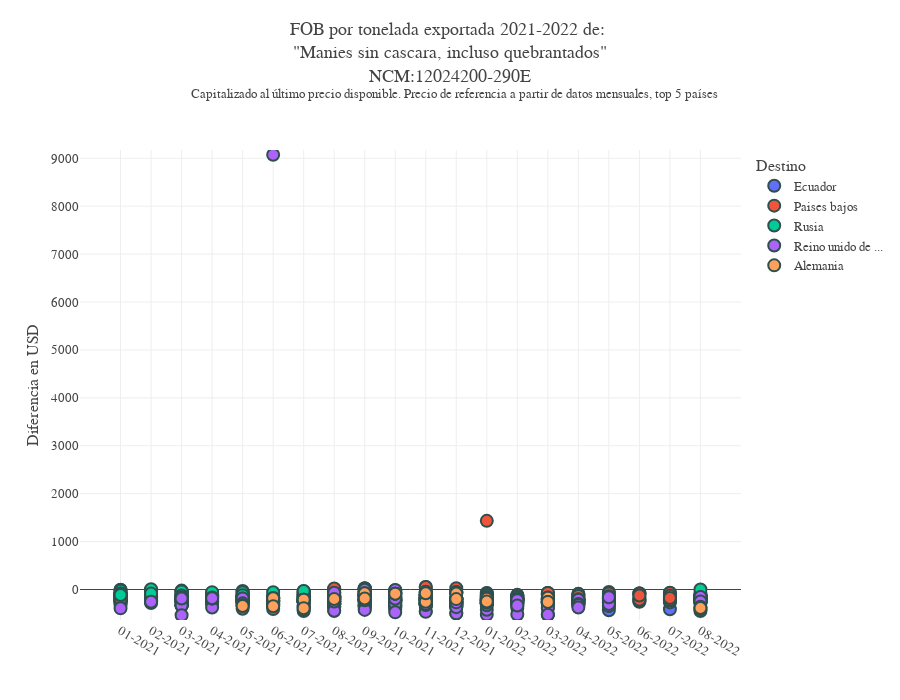

This figure's notebook cell:
### Code cell
ncm='12024200'
precio_boxplot_capitalizado(df=df_producto,
                            ncm=ncm,
                            sim=sim_unique(ncm)[1])

plot_precio(df=df_producto,
            ncm=ncm,
            sim = sim_unique(ncm)[1],
            color='pais_descri',
            # pais='China',
            n_paises=5,
            )

### Figure 1 — Plotly figure (JSON) as saved in the notebook; plotly's stock layout.template omitted (floating-point values rounded to 4 significant figures; data arrays with more than 128 entries replaced by an {"elided": "..."} marker saying what was removed)
{"data": [{"customdata": {"elided": "28x6 mixed values"}, "hovertemplate": "Destino=%{customdata[3]}<br>Fecha=%{x}<br>Spread=%{y}<br>Exportador=%{customdata[0]}<br>Kg=%{customdata[1]}<br>Precio de referencia=%{customdata[2]}<br>Precio=%{customdata[4]}<br>Fob=%{customdata[5]}<extra></extra>", "legendgroup": "Ecuador", "marker": {"color": "#636efa", "line": {"color": "DarkSlateGrey", "width": 2}, "size": 12, "symbol": "circle"}, "mode": "markers", "name": "Ecuador", "orientation": "v", "showlegend": true, "type": "scatter", "x": ["01-2021", "01-2021", "02-2021", "02-2021", "02-2021", "02-2021", "02-2021", "03-2021", "03-2021", "03-2021", "03-2021", "04-2021", "04-2021", "05-2021", "06-2021", "06-2021", "08-2021", "08-2021", "08-2021", "09-2021", "09-2021", "11-2021", "01-2022", "03-2022", "05-2022", "07-2022", "07-2022", "08-2022"], "xaxis": "x", "y": [-143.3, -136.7, -155.1, -160.1, -135.1, -165.1, -169.1, -130.6, -90.6, -103.1, -108.6, -298.5, -74.5, -181.7, -200.5, -350.5, -179.9, -365.9, -355.9, -335.4, -335.4, -344.4, -282.2, -272.9, -434.5, -412.9, -180.9, -231.1], "yaxis": "y"}, {"customdata": {"elided": "471x6 mixed values"}, "hovertemplate": "Destino=%{customdata[3]}<br>Fecha=%{x}<br>Spread=%{y}<br>Exportador=%{customdata[0]}<br>Kg=%{customdata[1]}<br>Precio de referencia=%{customdata[2]}<br>Precio=%{customdata[4]}<br>Fob=%{customdata[5]}<extra></extra>", "legendgroup": "Paises bajos", "marker": {"color": "#EF553B", "line": {"color": "DarkSlateGrey", "width": 2}, "size": 12, "symbol": "circle"}, "mode": "markers", "name": "Paises bajos", "orientation": "v", "showlegend": true, "type": "scatter", "x": {"elided": "471 str values"}, "xaxis": "x", "y": {"elided": "471 float values"}, "yaxis": "y"}, {"customdata": {"elided": "71x6 mixed values"}, "hovertemplate": "Destino=%{customdata[3]}<br>Fecha=%{x}<br>Spread=%{y}<br>Exportador=%{customdata[0]}<br>Kg=%{customdata[1]}<br>Precio de referencia=%{customdata[2]}<br>Precio=%{customdata[4]}<br>Fob=%{customdata[5]}<extra></extra>", "legendgroup": "Rusia", "marker": {"color": "#00cc96", "line": {"color": "DarkSlateGrey", "width": 2}, "size": 12, "symbol": "circle"}, "mode": "markers", "name": "Rusia", "orientation": "v", "showlegend": true, "type": "scatter", "x": ["01-2021", "01-2021", "01-2021", "01-2021", "01-2021", "02-2021", "02-2021", "02-2021", "02-2021", "02-2021", "02-2021", "02-2021", "03-2021", "03-2021", "03-2021", "03-2021", "03-2021", "04-2021", "04-2021", "04-2021", "04-2021", "04-2021", "04-2021", "04-2021", "05-2021", "05-2021", "05-2021", "05-2021", "05-2021", "05-2021", "05-2021", "05-2021", "06-2021", "06-2021", "07-2021", "07-2021", "07-2021", "07-2021", "07-2021", "07-2021", "07-2021", "08-2021", "08-2021", "08-2021", "08-2021", "08-2021", "09-2021", "09-2021", "09-2021", "09-2021", "09-2021", "09-2021", "09-2021", "10-2021", "10-2021", "10-2021", "10-2021", "11-2021", "11-2021", "11-2021", "12-2021", "01-2022", "01-2022", "01-2022", "01-2022", "02-2022", "02-2022", "02-2022", "02-2022", "08-2022", "08-2022"], "xaxis": "x", "y": [-116.7, -25.9, -83.3, -83.3, -113.3, -125.1, -37.6, -44.5, 4.9, -152.1, -125.1, -86.1, -54.7, -39.2, -39.2, -126.6, -162.6, -166.5, -119.3, -122.7, -136.5, -119.3, -55, -175.5, -147.7, -57.2, -32.2, -125.8, -159.7, -57.2, -147.7, -117.7, -113.5, -58.1, -86.4, -122, -36.4, -93.2, -98.1, -173.4, -31.6, -81.2, -110.9, -114.9, -356.7, -127.1, 10.6, -33.4, -47.4, -55, -356.2, -321.2, -104.9, -62.4, -62.4, -50.7, -418.7, -48, -159.4, -107.9, -190.1, -125.8, -172.2, -151.9, -125.8, -212.1, -174.3, -174.7, -237.1, 0.9, -450.7], "yaxis": "y"}, {"customdata": {"elided": "106x6 mixed values"}, "hovertemplate": "Destino=%{customdata[3]}<br>Fecha=%{x}<br>Spread=%{y}<br>Exportador=%{customdata[0]}<br>Kg=%{customdata[1]}<br>Precio de referencia=%{customdata[2]}<br>Precio=%{customdata[4]}<br>Fob=%{customdata[5]}<extra></extra>", "legendgroup": "Reino unido de ...", "marker": {"color": "#ab63fa", "line": {"color": "DarkSlateGrey", "width": 2}, "size": 12, "symbol": "circle"}, "mode": "markers", "name": "Reino unido de ...", "orientation": "v", "showlegend": true, "type": "scatter", "x": ["01-2021", "02-2021", "03-2021", "03-2021", "03-2021", "03-2021", "03-2021", "03-2021", "04-2021", "04-2021", "04-2021", "04-2021", "04-2021", "05-2021", "05-2021", "05-2021", "06-2021", "06-2021", "06-2021", "07-2021", "07-2021", "07-2021", "07-2021", "08-2021", "08-2021", "08-2021", "08-2021", "08-2021", "08-2021", "09-2021", "09-2021", "09-2021", "09-2021", "09-2021", "09-2021", "09-2021", "10-2021", "10-2021", "10-2021", "10-2021", "10-2021", "11-2021", "11-2021", "11-2021", "11-2021", "11-2021", "11-2021", "11-2021", "11-2021", "11-2021", "11-2021", "11-2021", "11-2021", "11-2021", "11-2021", "12-2021", "12-2021", "12-2021", "12-2021", "12-2021", "12-2021", "12-2021", "12-2021", "12-2021", "12-2021", "12-2021", "01-2022", "01-2022", "01-2022", "01-2022", "01-2022", "01-2022", "01-2022", "01-2022", "01-2022", "01-2022", "02-2022", "02-2022", "02-2022", "02-2022", "02-2022", "02-2022", "02-2022", "02-2022", "03-2022", "03-2022", "03-2022", "03-2022", "03-2022", "03-2022", "03-2022", "03-2022", "03-2022", "03-2022", "03-2022", "04-2022", "04-2022", "04-2022", "04-2022", "04-2022", "05-2022", "05-2022", "05-2022", "08-2022", "08-2022", "08-2022"], "xaxis": "x", "y": [-393.3, -255.3, -334.6, -328.9, -334.6, -536.6, -184.6, -187.9, -376.7, -183.9, -166.4, -191.5, -182.7, -189.4, -185.8, -289.3, -179, -311.9, 9072.0, -422, -212.5, -360.8, -212.6, -69.2, -249.9, -305.7, -239.6, -443.9, -249.9, -405.4, -371.4, -425.4, -158.7, -190, -133.1, -4.5, -151.7, -299.3, -11.9, -194.1, -476.7, -446.4, -304.4, -466.4, -279.4, -284.4, -91.7, -223.9, -153.4, -324.4, -171.4, -264.4, -171.4, -304.3, -171.4, -301.2, -498.1, -368.1, -346.8, -498.1, -288.1, -175.1, -268.1, -368.1, -247.6, -268.1, -286.2, -524.2, -170.2, -273.8, -421.7, -298.2, -177.6, -330.2, -160.2, -220, -384.7, -206.7, -292.8, -337.7, -522.7, -284.7, -222.4, -332.7, -309, -526.9, -236.9, -272.9, -236.9, -375.9, -526.9, -166.9, -309, -394.1, -526.9, -213.7, -216.2, -302.2, -331.2, -374.4, -342.5, -300.5, -163.2, -164, -159.1, -249.1], "yaxis": "y"}, {"customdata": {"elided": "32x6 mixed values"}, "hovertemplate": "Destino=%{customdata[3]}<br>Fecha=%{x}<br>Spread=%{y}<br>Exportador=%{customdata[0]}<br>Kg=%{customdata[1]}<br>Precio de referencia=%{customdata[2]}<br>Precio=%{customdata[4]}<br>Fob=%{customdata[5]}<extra></extra>", "legendgroup": "Alemania", "marker": {"color": "#FFA15A", "line": {"color": "DarkSlateGrey", "width": 2}, "size": 12, "symbol": "circle"}, "mode": "markers", "name": "Alemania", "orientation": "v", "showlegend": true, "type": "scatter", "x": ["05-2021", "05-2021", "06-2021", "06-2021", "06-2021", "07-2021", "07-2021", "07-2021", "07-2021", "08-2021", "09-2021", "09-2021", "09-2021", "09-2021", "09-2021", "10-2021", "10-2021", "10-2021", "10-2021", "11-2021", "11-2021", "12-2021", "12-2021", "01-2022", "01-2022", "01-2022", "03-2022", "03-2022", "03-2022", "08-2022", "08-2022", "08-2022"], "xaxis": "x", "y": [-324.9, -345, -338.6, -183.5, -350.9, -385.1, -212, -212, -389.1, -199.9, -95.4, -79.4, -225.3, -79.4, -186.4, -86.7, -86.7, -86.7, -86.7, -254.3, -78.4, -82.1, -200.3, -194.2, -276.2, -250.2, -172.7, -258.9, -258.9, -413.1, -359.1, -387.5], "yaxis": "y"}], "layout": {"font": {"family": "Georgia", "size": 13}, "height": 700, "legend": {"title": {"text": "Destino"}, "tracegroupgap": 0}, "margin": {"t": 150}, "separators": ",.", "title": {"text": "FOB por tonelada exportada 2021-2022 de: <br>\"Manies sin cascara, incluso quebrantados\"<br>NCM:12024200-290E<br> <sup> Capitalizado al último precio disponible. Precio de referencia a partir de datos mensuales, top 5 países", "y": 0.95}, "width": 900, "xaxis": {"anchor": "y", "categoryarray": ["01-2021", "02-2021", "03-2021", "04-2021", "05-2021", "06-2021", "07-2021", "08-2021", "09-2021", "10-2021", "11-2021", "12-2021", "01-2022", "02-2022", "03-2022", "04-2022", "05-2022", "06-2022", "07-2022", "08-2022"], "categoryorder": "array", "domain": [0, 1], "title": {"text": ""}, "type": "category"}, "yaxis": {"anchor": "x", "domain": [0, 1], "range": [-636.6, 9172.0], "title": {"text": "Diferencia en USD"}}}}
